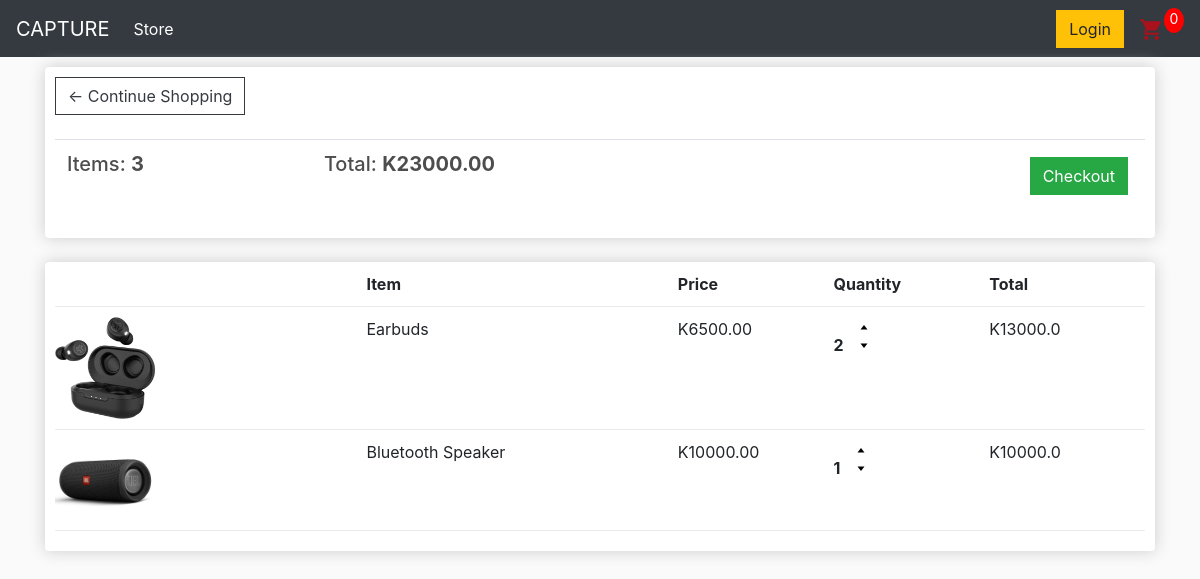
The page /cart/ (signed in) on the database as committed earlier.
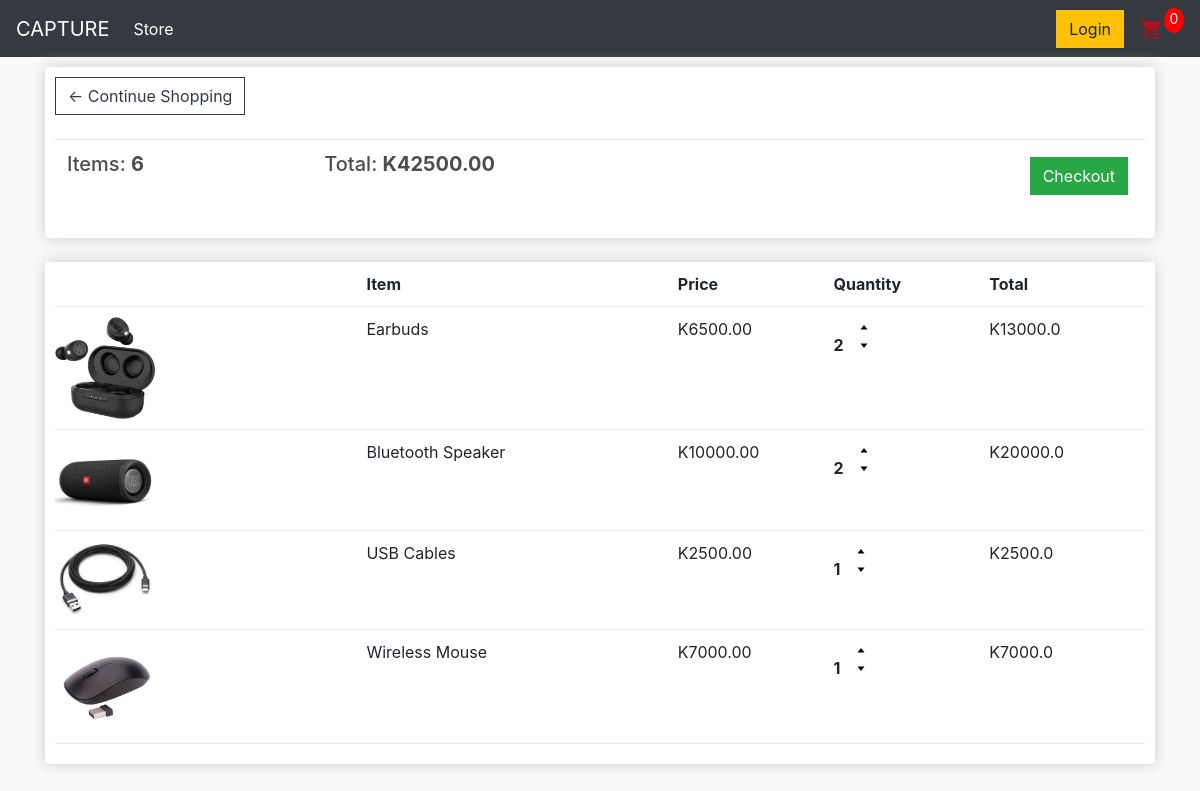
The same page on the database as committed later.
### store/models.py (models this page shows, shortened)
class Order(models.Model):
    customer = models.ForeignKey(Customer, on_delete=models.SET_NULL, blank=True, null=True)
    date_orderd = models.DateTimeField(auto_now_add=True)
    complete = models.BooleanField(default=False, null=True, blank=False)
    transaction_id = models.CharField(max_length=200, null=True)
    @property
    def get_cart_total(self):
        orderitems = self.orderitem_set.all()
        total = sum([item.get_total for item in orderitems])
        return total
    @property
    def get_cart_items(self):
        orderitems = self.orderitem_set.all()
        total = sum([item.quantity for item in orderitems])
        return total

class OrderItem(models.Model):
    product = models.ForeignKey(Product, on_delete=models.SET_NULL, blank=True, null=True)
    order = models.ForeignKey(Order, on_delete=models.SET_NULL, blank=True, null=True)
    quantity = models.IntegerField(default=0, null=True, blank=True)
    date_added = models.DateTimeField(auto_now_add=True)
    @property
    def get_total(self):
        total = self.product.price * self.quantity
        return total

class Product(models.Model):
    name = models.CharField(max_length=200, null=True)
    price = models.FloatField()
    digital = models.BooleanField(default=False, null=True, blank=True)
    image = models.ImageField(null=True, blank=True)
    @property
    def imageURL(self):
        try:
            url = self.image.url
        except:
            url = ''
        return url

### store/views.py (the view)
# urls.py: path('cart/', views.cart, name="cart"),
def cart(request):
    if request.user.is_authenticated:
        customer = request.user.customer
        order, created = Order.objects.get_or_create(customer=customer, complete=False)
        items = order.orderitem_set.all()
    else:
        items = []
        order = {'get_cart_total':0, 'get_cart_items':0}
    context = {'items':items, 'order':order}
    return render(request, 'store/cart.html', context)

### store/templates/store/cart.html
{% extends 'store/main.html' %}
{% load static %}
{% block content%}
<div class="row">
    <div class="col-lg-12">
        <div class="box-element">
            <a class="btn btn-outline-dark" href="{% url 'store' %}">&#x2190; Continue Shopping </a>
            <br>
            <br>
            <table class="table">
                <tr>
                    <th><h5>Items: <strong>{{order.get_cart_items}}</strong></h5></th>
                    <th><h5>Total: <strong>K{{order.get_cart_total|floatformat:2}}</strong></h5></th>
                    <th>
                        <a style="float:right; margin:5px" class="btn btn-success" href="{% url 'checkout' %}">Checkout</a>
                    </th>
                </tr>
            </table>
        </div>
        <br>
        <div class="box-element">
            <div class="cart-row">
                <div style="flex:2"></div>
                <div style="flex:2"><strong>Item</strong></div>
                <div style="flex:1"><strong>Price</strong></div>
                <div style="flex:1"><strong>Quantity</strong></div>
                <div style="flex:1"><strong>Total</strong></div>
            </div>
            {% for item in items %}
            <div class="cart-row">
                <div style="flex:2"><img class="row-image" src="{{item.product.imageURL}}"></div>
                <div style="flex:2">{{item.product.name}}</div>
                <div style="flex:1">K{{item.product.price|floatformat:2}}</div>
                <div style="flex:1">
                    <p class="quantity">{{item.quantity}}</p>
                    <div class="quantity">
                        <img class="chg-quantity" src="{% static 'images/sort_up_48px.png'%}">
                        <img class="chg-quantity" src="{% static 'images/sort_down_48px.png'%}">
                    </div>
                </div>
                <div style="flex:1">K{{item.get_total}}</div>
            </div>
            {% endfor %}
        </div>
    </div>
</div>
{% endblock content %}

### store/templates/store/main.html (shortened to what this page needs)
<!DOCTYPE html>
{% load static %}
<html>
<head>
    <link rel="stylesheet" href="https://cdn.jsdelivr.net/npm/bootstrap@4.4.1/dist/css/bootstrap.min.css">
    <link rel="stylesheet" type="text/css" href="{% static 'css/main.css' %}">
</head>
<body>
    <nav class="navbar navbar-expand-lg navbar-dark bg-dark">
        <a class="navbar-brand" href="{% url 'store' %}">CAPTURE</a>
        <div class="collapse navbar-collapse" id="navbarSupportedContent">
          <ul class="navbar-nav mr-auto">
            <li class="nav-item active">
              <a class="nav-link" href="{% url 'store' %}">Store <span class="sr-only">(current)</span></a>
            </li>
          </ul>
          <div class="form-inline my-2 my-lg-0">
              <a href="#" class="btn btn-warning">Login</a>
              <a href="{% url 'cart' %}">
                  <img id='cart-icon' src="{% static 'images/shopping_cart_24px.png' %}">
              </a>
              <p id='cart-total'>0</p>
          </div>
        </div>
      </nav>
    <div class="container">
        {% block content %}
        {% endblock content %}
    </div>
</body>
</html>

### static/css/main.css (style rules this page uses)
body { background-color: hsl(0, 0%, 98%); }
h1,h2,h3,h4,h5,h6 { color:hsl(0, 0%, 30%); }
.box-element { box-shadow:hsl(0, 0%, 80%) 0 0 16px; background-color: #fff; border-radius: 4px; padding: 10px; }
#cart-icon { width:25px; display: inline-block; margin-left: 15px; }
#cart-total { display: block; text-align: center; color:#fff; background-color: red; width: 20px; height: 25px; border-radius: 50%; font-size: 14px; }
.col-lg-4, .col-lg-6, .col-lg-8, .col-lg-12 { margin-top: 10px; }
.btn { border-radius: 0; }
.row-image { width: 100px; }
.cart-row { display: flex; align-items: flex-stretch; padding-bottom: 10px; margin-bottom: 10px; border-bottom: 1px solid #ececec; }
.quantity { display: inline-block; font-weight: 700; padding-right:10px; }
.chg-quantity { width: 12px; cursor: pointer; display: block; margin-top: 5px; transition:.1s; }

Rows that differ between the two databases and show on the page:
changed through a linked row, Order: get_cart_items "3" → "6"; get_cart_total "23000.00" → "42500.00"
changed OrderItem "Bluetooth Speaker": quantity "1" → "2"; get_total "10000.0" → "20000.0"
added OrderItem: product.imageURL (picture), product.name "USB Cables", product.price "2500.00", quantity "1", get_total "2500.0"
added OrderItem: product.imageURL (picture), product.name "Wireless Mouse", product.price "7000.00", quantity "1", get_total "7000.0"
